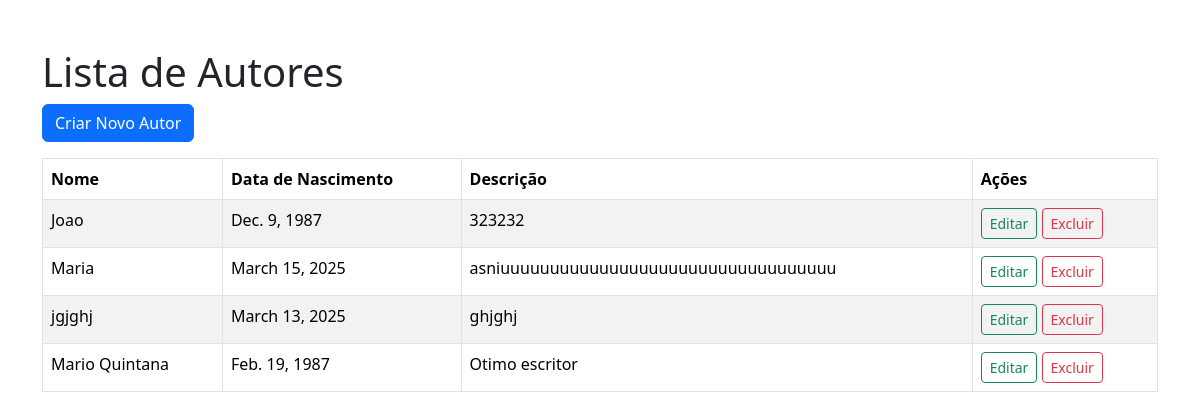
The page /autores/ on the database its author committed.
### crudApp/models.py (models this page shows, shortened)
class Autor(models.Model):
    nome_autor = models.CharField(max_length=255)
    data_nascimento = models.DateField()
    descricao = models.CharField(max_length=255)

### crudApp/views.py (the view)
# urls.py: path('autores/', views.autor_list, name='autor_list'),
def autor_list(request):
    autor = Autor.objects.all()
    return render(request, 'autores.html', {'autor':autor})

### crudApp/templates/autores.html (shortened to what this page needs)
<!DOCTYPE html>
<html lang="pt-br">
<head>
    <link href="https://cdn.jsdelivr.net/npm/bootstrap@5.3.3/dist/css/bootstrap.min.css" rel="stylesheet">
</head>
<body>
    <main>
        <div class="container mt-5">
            <h1>Lista de Autores</h1>
            <a href="{% url 'create_autor' %}" class="btn btn-primary mb-3">Criar Novo Autor</a>
            <table class="table table-striped table-bordered">
                <thead>
                    <tr>
                        <th scope="col">Nome</th>
                        <th scope="col">Data de Nascimento</th>
                        <th scope="col">Descrição</th>
                        <th scope="col">Ações</th>
                    </tr>
                </thead>
                <tbody>
                    {% for autor in autor %}
                        <tr>
                            <td>{{ autor.nome_autor }}</td>
                            <td>{{ autor.data_nascimento }}</td>
                            <td>{{ autor.descricao }}</td>
                            <td>
                                <a href="{% url 'update_autor' pk=autor.pk %}" class="btn btn-outline-success btn-sm">Editar</a>
                                <a href="{% url 'delete_autor' pk=autor.pk %}" class="btn btn-outline-danger btn-sm">Excluir</a>
                            </td>
                        </tr>
                    {% endfor %}
                </tbody>
            </table>
        </div>
    </main>
</body>
</html>

### rows shown on the page
Autor: nome_autor "Joao", data_nascimento "Dec. 9, 1987", descricao "323232"
Autor: nome_autor "Maria", data_nascimento "March 15, 2025", descricao "asniuuuuuuuuuuuuuuuuuuuuuuuuuuuuuuuuuu"
Autor: nome_autor "jgjghj", data_nascimento "March 13, 2025", descricao "ghjghj"
Autor: nome_autor "Mario Quintana", data_nascimento "Feb. 19, 1987", descricao "Otimo escritor"
